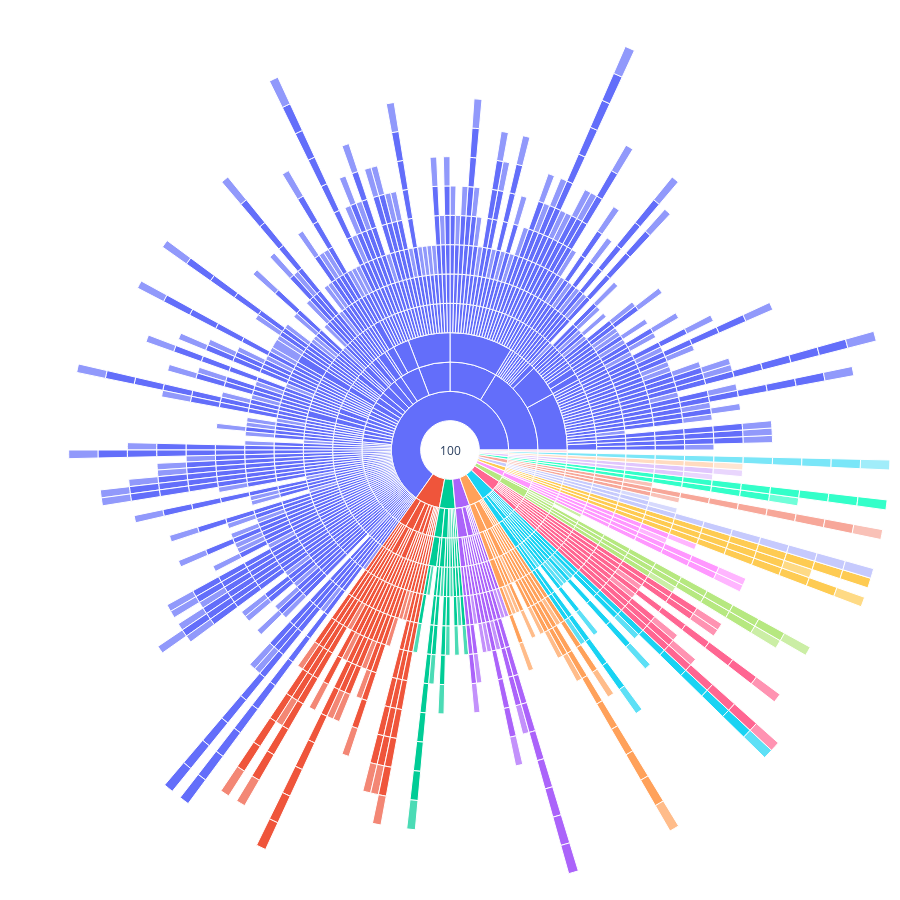

The code cell stored with this chart in its notebook:
### Markdown cell above
Let's visualize the questions in a bit more intuitive fashion. Try interacting with the plots below - you can hover the areas or press them if you like!

### Code cell
N = 276
visualization_depth = 15

temp = createSunburstVariables(okvqa['full'], N)
plotSunburst(temp, N, visualization_depth=visualization_depth, use_dash=False, width=900, height=900)

### Figure 1 — Plotly figure (JSON) as saved in the notebook; plotly's stock layout.template omitted (floating-point values rounded to 4 significant figures; data arrays with more than 128 entries replaced by an {"elided": "..."} marker saying what was removed)
{"data": [{"branchvalues": "total", "domain": {"column": 1}, "hovertemplate": "<b>%{label} </b> <br> Percentage: %{text:.2f}%", "ids": {"elided": "1689 str values"}, "insidetextorientation": "radial", "labels": {"elided": "1689 str values"}, "maxdepth": 15, "parents": {"elided": "1689 str values"}, "text": {"elided": "1689 float values"}, "type": "sunburst", "values": {"elided": "1689 int values"}}], "layout": {"autosize": false, "height": 900, "margin": {"b": 10, "l": 10, "r": 10, "t": 10}, "uniformtext": {"minsize": 10, "mode": "hide"}, "width": 900}}
